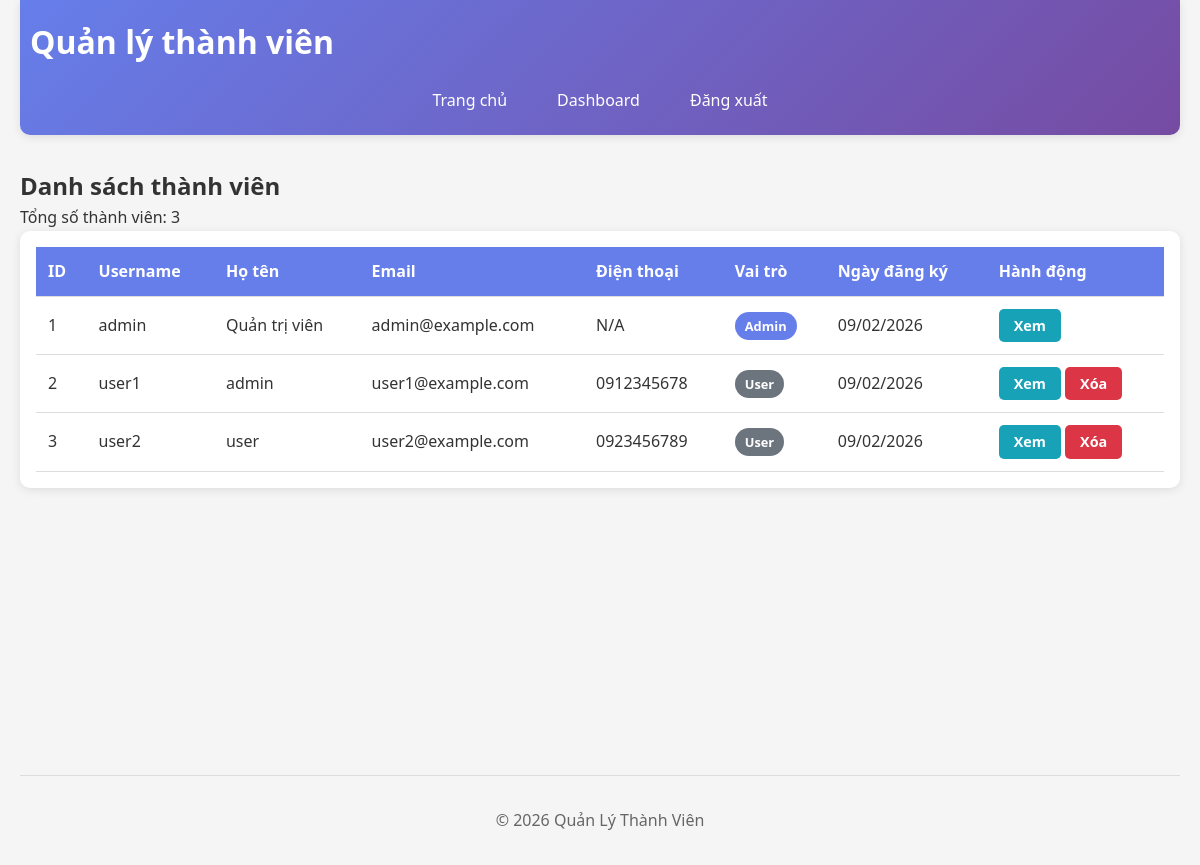
Screenshot of /admin.php (signed in) with the database file from the repository.
### tables this page shows
CREATE TABLE members (
    id INT AUTO_INCREMENT PRIMARY KEY,
    username VARCHAR(50) NOT NULL UNIQUE,
    email VARCHAR(100) NOT NULL UNIQUE,
    password VARCHAR(255) NOT NULL,
    full_name VARCHAR(100),
    phone VARCHAR(20),
    address TEXT,
    role ENUM('user', 'admin') DEFAULT 'user',
    created_at TIMESTAMP DEFAULT CURRENT_TIMESTAMP,
    updated_at TIMESTAMP DEFAULT CURRENT_TIMESTAMP ON UPDATE CURRENT_TIMESTAMP
);

### admin.php (the view, shortened to what this page needs)
<?php
require_once 'includes/config.php';
$stmt = $pdo->query("SELECT * FROM members ORDER BY created_at DESC");
$members = $stmt->fetchAll();
?>
<!DOCTYPE html>
<html lang="vi">
<head>
    <link rel="stylesheet" href="css/style.css">
</head>
<body>
    <div class="container">
        <header>
            <h1><i class="fas fa-users-cog"></i> Quản lý thành viên</h1>
            <nav>
                <a href="index.php">Trang chủ</a>
                <a href="dashboard.php">Dashboard</a>
                <a href="logout.php">Đăng xuất</a>
            </nav>
        </header>
        <main>
            <div class="admin-header">
                <h2>Danh sách thành viên</h2>
                <p>Tổng số thành viên: <?php echo count($members); ?></p>
            </div>
            <div class="table-responsive">
                <table class="table">
                    <thead>
                        <tr>
                            <th>ID</th>
                            <th>Username</th>
                            <th>Họ tên</th>
                            <th>Email</th>
                            <th>Điện thoại</th>
                            <th>Vai trò</th>
                            <th>Ngày đăng ký</th>
                            <th>Hành động</th>
                        </tr>
                    </thead>
                    <tbody>
                        <?php foreach ($members as $member): ?>
                        <tr>
                            <td><?php echo $member['id']; ?></td>
                            <td><?php echo $member['username']; ?></td>
                            <td><?php echo $member['full_name']; ?></td>
                            <td><?php echo $member['email']; ?></td>
                            <td><?php echo $member['phone'] ?: 'N/A'; ?></td>
                            <td>
                                <span class="badge <?php echo $member['role'] == 'admin' ? 'badge-admin' : 'badge-user'; ?>">
                                    <?php echo $member['role'] == 'admin' ? 'Admin' : 'User'; ?>
                                </span>
                            </td>
                            <td><?php echo date('d/m/Y', strtotime($member['created_at'])); ?></td>
                            <td>
                                <a href="profile.php?id=<?php echo $member['id']; ?>" class="btn btn-sm btn-info">Xem</a>
                                <?php if ($member['id'] != $_SESSION['user_id']): ?>
                                    <a href="?delete=<?php echo $member['id']; ?>"
                                       class="btn btn-sm btn-danger"
                                       onclick="return confirm('Bạn có chắc chắn muốn xóa?')">Xóa</a>
                                <?php endif; ?>
                            </td>
                        </tr>
                        <?php endforeach; ?>
                    </tbody>
                </table>
            </div>
        </main>
        <footer>
            <p>&copy; <?php echo date('Y'); ?> <?php echo SITE_NAME; ?></p>
        </footer>
    </div>
</body>
</html>

### css/style.css (style rules this page uses)
* { margin: 0; padding: 0; box-sizing: border-box; }
body { font-family: 'Segoe UI', Tahoma, Geneva, Verdana, sans-serif; line-height: 1.6; color: #333; background-color: #f5f5f5; }
.container { max-width: 1200px; margin: 0 auto; padding: 0 20px; }
header { background: linear-gradient(135deg, #667eea 0%, #764ba2 100%); color: white; padding: 1rem 0; margin-bottom: 2rem; border-radius: 0 0 10px 10px; box-shadow: 0 2px 10px rgba(0,0,0,0.1); }
header h1 { display: flex; align-items: center; gap: 10px; margin-bottom: 1rem; text-align: center; }
nav { display: flex; justify-content: center; gap: 20px; flex-wrap: wrap; }
nav a { color: white; text-decoration: none; padding: 5px 15px; border-radius: 5px; transition: background 0.3s; }
main { min-height: 70vh; }
.btn { display: inline-block; padding: 10px 30px; border: none; border-radius: 5px; font-size: 1rem; font-weight: 600; cursor: pointer; text-decoration: none; transition: all 0.3s; text-align: center; }
.btn-danger { background: #dc3545; color: white; }
.btn-info { background: #17a2b8; color: white; }
.btn-sm { padding: 5px 15px; font-size: 0.9rem; }
.table-responsive { overflow-x: auto; background: white; border-radius: 10px; box-shadow: 0 2px 10px rgba(0,0,0,0.1); padding: 1rem; }
.table { width: 100%; border-collapse: collapse; }
.table th, .table td { padding: 12px; text-align: left; border-bottom: 1px solid #ddd; }
.table th { background-color: #667eea; color: white; font-weight: 600; }
.badge { padding: 5px 10px; border-radius: 20px; font-size: 0.8rem; font-weight: 600; }
.badge-admin { background-color: #667eea; color: white; }
.badge-user { background-color: #6c757d; color: white; }
footer { text-align: center; padding: 2rem 0; margin-top: 3rem; color: #666; border-top: 1px solid #ddd; }

### rows the page displays
members: id "1", username "admin", full_name "Quản trị viên", email "admin@example.com", phone "N/A", role "Admin", created_at "09/02/2026"
members: id "2", username "user1", full_name "admin", email "user1@example.com", phone "0912345678", role "User", created_at "09/02/2026"
members: id "3", username "user2", full_name "user", email "user2@example.com", phone "0923456789", role "User", created_at "09/02/2026"

### other values shown
count($members) "3"
SITE_NAME "Quản Lý Thành Viên"
